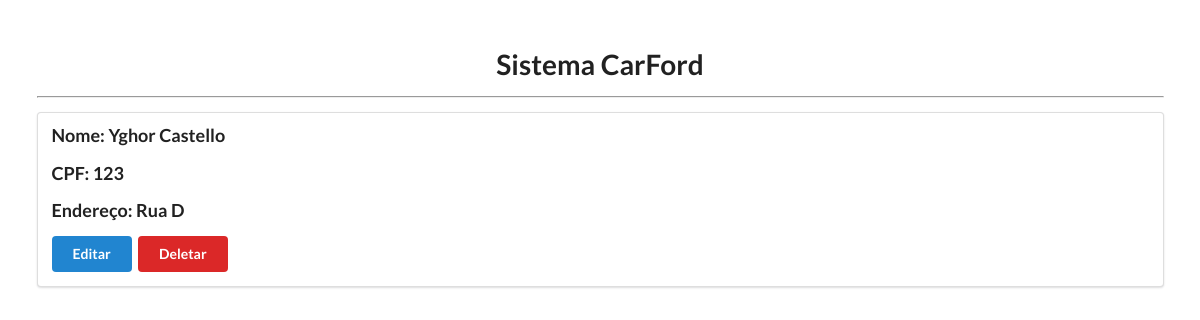
Page /visualizar on the earlier database version.
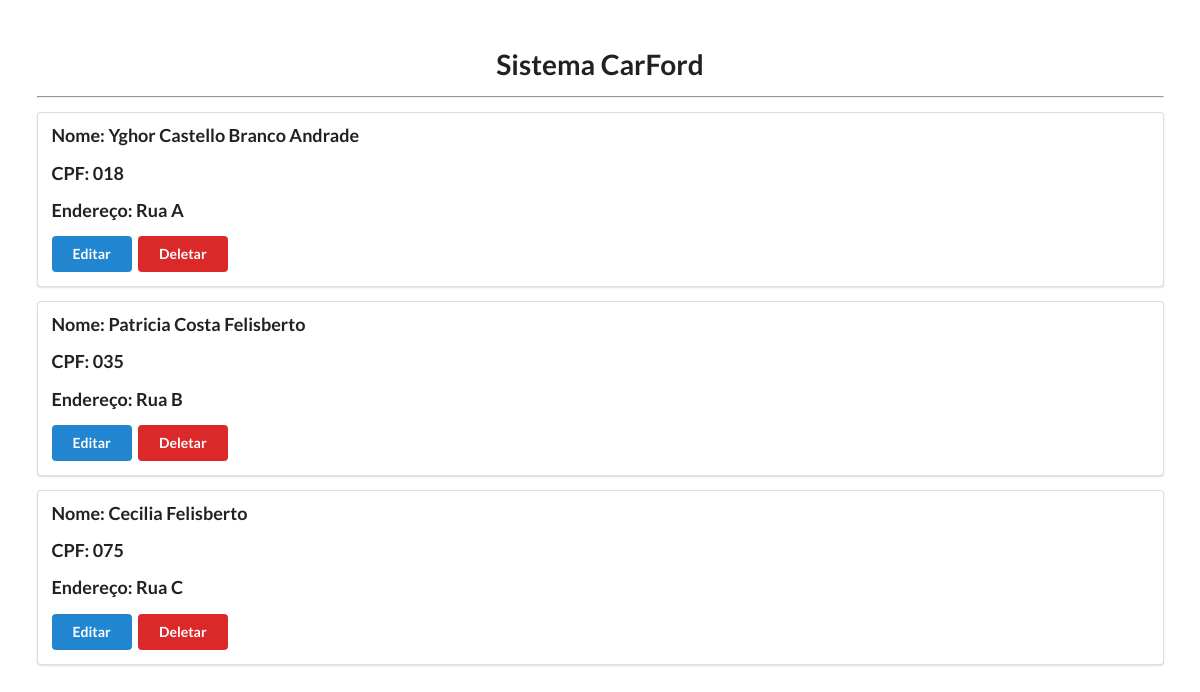
Same page on the later database version.
### app.py (models this page shows, shortened)
class Pessoa(db.Model):
    id = db.Column(db.Integer, primary_key=True)
    nome = db.Column(db.String, nullable=False)
    cpf = db.Column(db.String, nullable=False, unique=True)
    endereco = db.Column(db.String, nullable=False)
    carros = db.relationship('Carro', backref='proprietario', lazy=True)

### app.py (the view)
@app.route("/visualizar")
def visualizar():
    pessoa = Pessoa.query.all()
    carro = Carro.query.all()
    return render_template("visualizar.html", pessoa=pessoa, carro=carro)

### templates/visualizar.html (shortened to what this page needs)
<!DOCTYPE html>
<html lang="en">
<head>
    <link rel="stylesheet" href="https://cdn.jsdelivr.net/npm/semantic-ui@2.4.2/dist/semantic.min.css">
</head>
<body>
    <div style="margin-top: 50px;" class="ui container">
        <h1 class="ui center aligned header">Sistema CarFord</h1>
        <hr>
        {% for pessoa in pessoa %}
        <div class="ui segment">
            <p class="ui big header">Nome: {{ pessoa.nome }}</p>
            <p class="ui big header">CPF: {{ pessoa.cpf}}</p>
            <p class="ui big header">Endereço: {{ pessoa.endereco }}</p>
            <a class="ui blue button" href="/update/{{ pessoa.id }}">Editar</a>
            <a class="ui red button" href="/delete/{{ pessoa.id }}">Deletar</a>
        </div>
        {% endfor %}
    </div>
</body>
</html>

Differences in the rows shown:
changed Pessoa: nome "Yghor Castello" → "Yghor Castello Branco Andrade"; cpf "123" → "018"; endereco "Rua D" → "Rua A"
added Pessoa: nome "Patricia Costa Felisberto", cpf "035", endereco "Rua B"
added Pessoa: nome "Cecilia Felisberto", cpf "075", endereco "Rua C"
